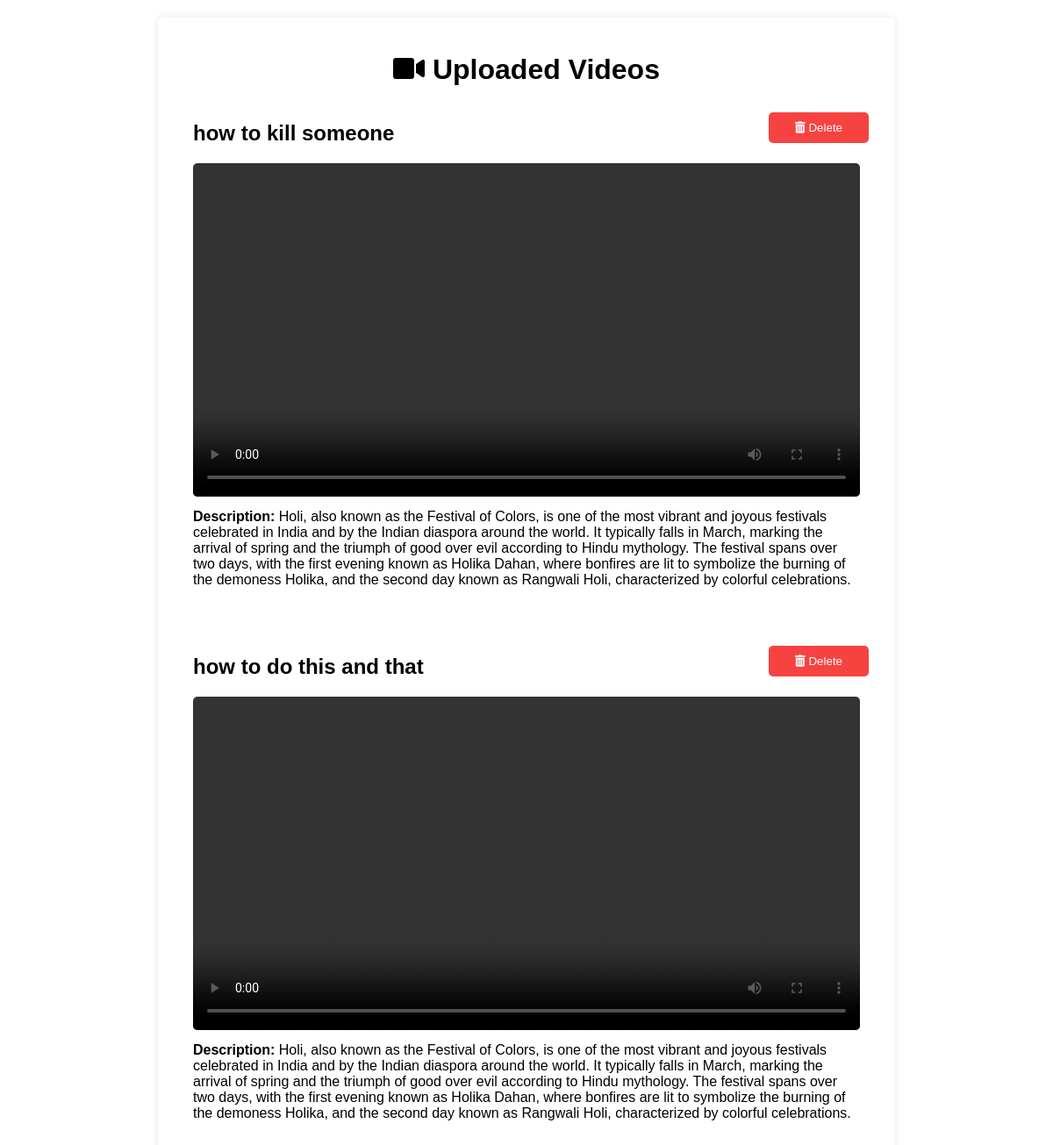
The app's page /watch_video/ (signed in) with its own data.
### adminpanel/models.py (models this page shows, shortened)
class video(models.Model):
    video_file = models.FileField(upload_to='adminpanel/videos/')
    video_title=models.CharField(max_length=100)
    company=models.CharField(max_length=100)
    dept=models.CharField(max_length=100)
    video_desc=models.TextField()
    submitted_date = models.DateField(default=timezone.now, null=True)

### adminpanel/views.py (the view)
# urls.py: path('watch_video/', views.watch_video, name='watch_video'),
def watch_video(request):
    user_department = request.user.userprofile.department  # Assuming userprofile has a 'dept' field
    company=request.user.userprofile.company
    userttype=request.user.userprofile.usertype
    print(user_department,company)
    videos = video.objects.filter(dept=user_department,company=company).order_by('-id')
    return render(request, 'adminpanel/watch_video.html', {'videos': videos , 'usertype':userttype})

### adminpanel/templates/adminpanel/watch_video.html (shortened to what this page needs)
<!DOCTYPE html>
<html lang="en">
<head>
    <link rel="stylesheet" href="https://cdnjs.cloudflare.com/ajax/libs/font-awesome/5.15.4/css/all.min.css">
</head>
<body>
    <div class="container">
        <h1><i class="fas fa-video"></i> Uploaded Videos</h1>
        <ul>
            {% for video in videos %}
            <li>
                <h2>{{ video.video_title }}</h2>
                {% if usertype == 'admin' %}
                <form action="{% url 'delete_video' video.pk %}" method="post" class="acknowledge-form">
                    <button type="submit" class="delete-button"><i class="fas fa-trash-alt icon"></i> Delete</button>
                </form>
                {% endif %}
                <div style="position:relative;">
                    <video controls>
                        <source src="{{ video.video_file.url }}" type="video/mp4">
                    </video>
                    <i class="fas fa-play play-icon"></i>
                </div>
                <p> <b>Description:</b> {{ video.video_desc }}</p>
            </li>
            {% endfor %}
        </ul>
    </div>
</body>
</html>

### adminpanel/templates/adminpanel/watch_video.html (style rules this page uses)
body { font-family: Arial, sans-serif; margin: 0; padding: 0; }
.container { max-width: 800px; margin: 20px auto; padding: 20px; border-radius: 5px; box-shadow: 0 0 10px rgba(0, 0, 0, 0.1); }
h1 { text-align: center; margin-bottom: 20px; }
ul { list-style: none; padding: 0; margin: 0; }
li { margin-bottom: 20px; padding: 20px; border-radius: 5px; position: relative; display: flex; flex-direction: column; }
h2 { margin-top: 0; }
video { width: 100%; border-radius: 5px; }
p { margin-top: 10px; }
.play-icon { font-size: 24px; color: #333; position: absolute; top: 50%; left: 50%; transform: translate(-50%, -50%); cursor: pointer; }
.delete-button { padding: 10px 30px; background-color: #f74242; color: #fff; border: none; border-radius: 5px; cursor: pointer; transition: background-color 0.3s ease; position: absolute; top: 10px; right: 10px; }

### records on screen
video: video_title "how to kill someone", video_desc "Holi, also known as the Festival of Colors, is one of the most vibrant and joyous festivals celebrated in India and by the Indian diaspora around the world. It typically falls in March, marking the arrival of spring and the triumph of good over evil according to Hindu mythology. The festival spans over two days, with the first evening known as Holika Dahan, where bonfires are lit to symbolize the burning of the demoness Holika, and the second day known as Rangwali Holi, characterized by colorful celebrations."
video: video_title "how to do this and that", video_desc "Holi, also known as the Festival of Colors, is one of the most vibrant and joyous festivals celebrated in India and by the Indian diaspora around the world. It typically falls in March, marking the arrival of spring and the triumph of good over evil according to Hindu mythology. The festival spans over two days, with the first evening known as Holika Dahan, where bonfires are lit to symbolize the burning of the demoness Holika, and the second day known as Rangwali Holi, characterized by colorful celebrations."
